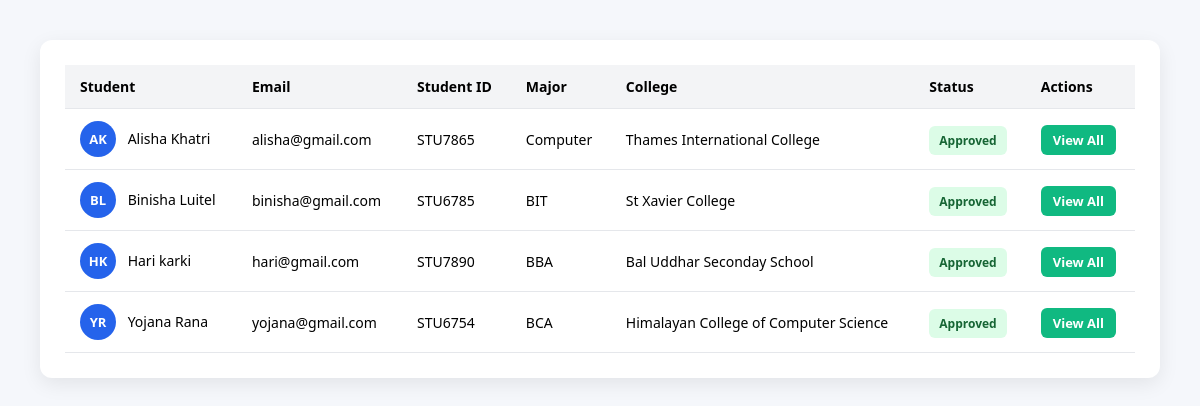
The app's page /html/Admin/student.php with its own data.
### tables this page shows
CREATE TABLE `students_registrtaion` (
  `student_id` int(11) NOT NULL,
  `full_name` varchar(150) NOT NULL,
  `student_code` varchar(50) NOT NULL,
  `email` varchar(150) NOT NULL,
  `phone` varchar(20) DEFAULT NULL,
  `major` varchar(100) NOT NULL,
  `college_id` int(11) NOT NULL,
  `college_name` varchar(150) DEFAULT NULL,
  `password` varchar(255) NOT NULL,
  `status` enum('Pending','Approved','Rejected') DEFAULT 'Pending',
  `created_at` timestamp NOT NULL DEFAULT current_timestamp(),
  `updated_at` timestamp NOT NULL DEFAULT current_timestamp() ON UPDATE current_timestamp()
);

### html/Admin/student.php (the view, shortened to what this page needs)
<?php
require_once "db_aadminconnect.php";
$sql = "SELECT student_id, full_name, student_code, email, major, college_name, status, created_at
        FROM students_registrtaion ORDER BY full_name ASC";
$result = $conn->query($sql);
?>
<!DOCTYPE html>
<html lang="en">
<head>
  <link rel="stylesheet" href="student.css">
  <link rel="stylesheet" href="https://cdnjs.cloudflare.com/ajax/libs/font-awesome/6.5.0/css/all.min.css"/>
</head>
<body>
  <div class="student-container">
    <table class="student-table">
      <thead>
        <tr>
          <th>Student</th>
          <th>Email</th>
          <th>Student ID</th>
          <th>Major</th>
          <th>College</th>
          <th>Status</th>
          <th>Actions</th>
        </tr>
      </thead>
      <tbody>
        <?php if ($result && $result->num_rows > 0): ?>
          <?php while($row = $result->fetch_assoc()): ?>
            <?php
              $parts = explode(" ", $row['full_name']);
              $initials = "";
              foreach ($parts as $p) { $initials .= strtoupper($p[0]); }
              $statusClass = strtolower($row['status']);
            ?>
            <tr>
              <td><div class="avatar"><?php echo $initials; ?></div> <?php echo htmlspecialchars($row['full_name']); ?></td>
              <td><?php echo htmlspecialchars($row['email']); ?></td>
              <td><?php echo htmlspecialchars($row['student_code']); ?></td>
              <td><?php echo htmlspecialchars($row['major']); ?></td>
              <td><?php echo htmlspecialchars($row['college_name']); ?></td>
              <td><span class="status <?php echo $statusClass; ?>">
                <?php echo ucfirst($row['status']); ?>
              </span></td>
              <td>
                <a href="studentProfile.php?id=<?php echo $row['student_id']; ?>" class="btn-view">View All</a>
              </td>
            </tr>
          <?php endwhile; ?>
        <?php else: ?>
          <tr><td colspan="7">No students found.</td></tr>
        <?php endif; ?>
      </tbody>
    </table>
  </div>
</body>
</html>

### html/Admin/student.css (style rules this page uses)
body { font-family: "Segoe UI", sans-serif; background: #f5f7fb; margin: 0; padding: 40px; }
.student-container { max-width: 1100px; margin: auto; background: #fff; border-radius: 12px; box-shadow: 0 6px 20px rgba(0,0,0,0.08); padding: 25px; }
.student-table { width: 100%; border-collapse: collapse; }
.student-table th, .student-table td { padding: 12px 15px; text-align: left; font-size: 14px; }
.student-table thead { background: #f3f4f6; }
.student-table tr { border-bottom: 1px solid #e5e7eb; }
.avatar { display: inline-block; background: #2563eb; color: #fff; font-weight: bold; border-radius: 50%; width: 36px; height: 36px; text-align: center; line-height: 36px; margin-right: 8px; font-size: 13px; }
.status { padding: 6px 10px; border-radius: 6px; font-size: 12px; font-weight: 600; text-transform: capitalize; }
.status.approved { background: #dcfce7; color: #166534; }
.btn-view { background: #10b981; color: #fff; padding: 6px 12px; border-radius: 6px; text-decoration: none; font-size: 13px; font-weight: 600; }

### records on screen
students_registrtaion: initials "AK", full_name "Alisha Khatri", email "alisha@gmail.com", student_code "STU7865", major "Computer", college_name "Thames International College", status "Approved"
students_registrtaion: initials "BL", full_name "Binisha Luitel", email "binisha@gmail.com", student_code "STU6785", major "BIT", college_name "St Xavier College", status "Approved"
students_registrtaion: initials "HK", full_name "Hari karki", email "hari@gmail.com", student_code "STU7890", major "BBA", college_name "Bal Uddhar Seconday School", status "Approved"
students_registrtaion: initials "YR", full_name "Yojana Rana", email "yojana@gmail.com", student_code "STU6754", major "BCA", college_name "Himalayan College of Computer Science", status "Approved"
